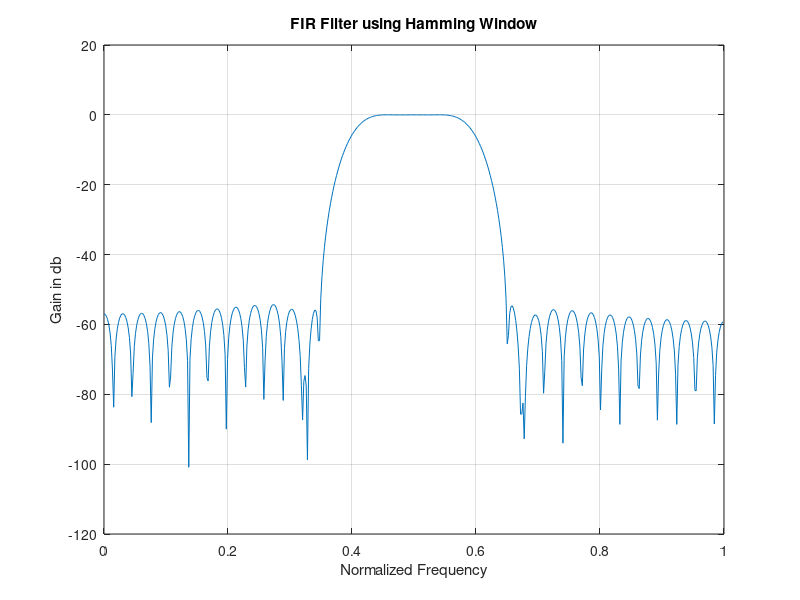
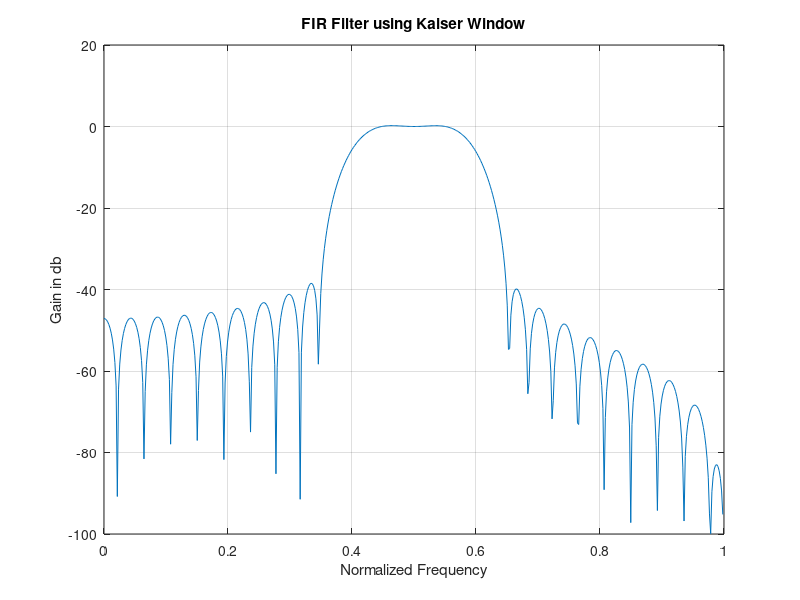

Source code (MATLAB) for these figures, in order:
wp = 0.5*pi;
ws = 0.6*pi;
as = 40;
k = (as - 7.95)/14.36;
n1 = ceil(6.6*pi/(ws-wp));
n2 = ceil((k*2*pi)/(ws-wp));
disp(n1);
disp(n2);
b = fir1(n1,[0.4 0.6]);
[h,w] = freqz(b,1,512);
plot(w/pi,20*log10(abs(h)));
grid on, title("FIR Filter using Hamming Window");
xlabel("Normalized Frequency"), ylabel("Gain in db")
b1 = fir1(n2,[0.4 0.6],kaiser(n2+1,3.3953));
[h1,w1] = freqz(b1,1,512);
figure(2),plot(w1/pi,20*log10(abs(h1))),grid on, title("FIR Filter using Kaiser Window");
xlabel("Normalized Frequency"), ylabel("Gain in db");
